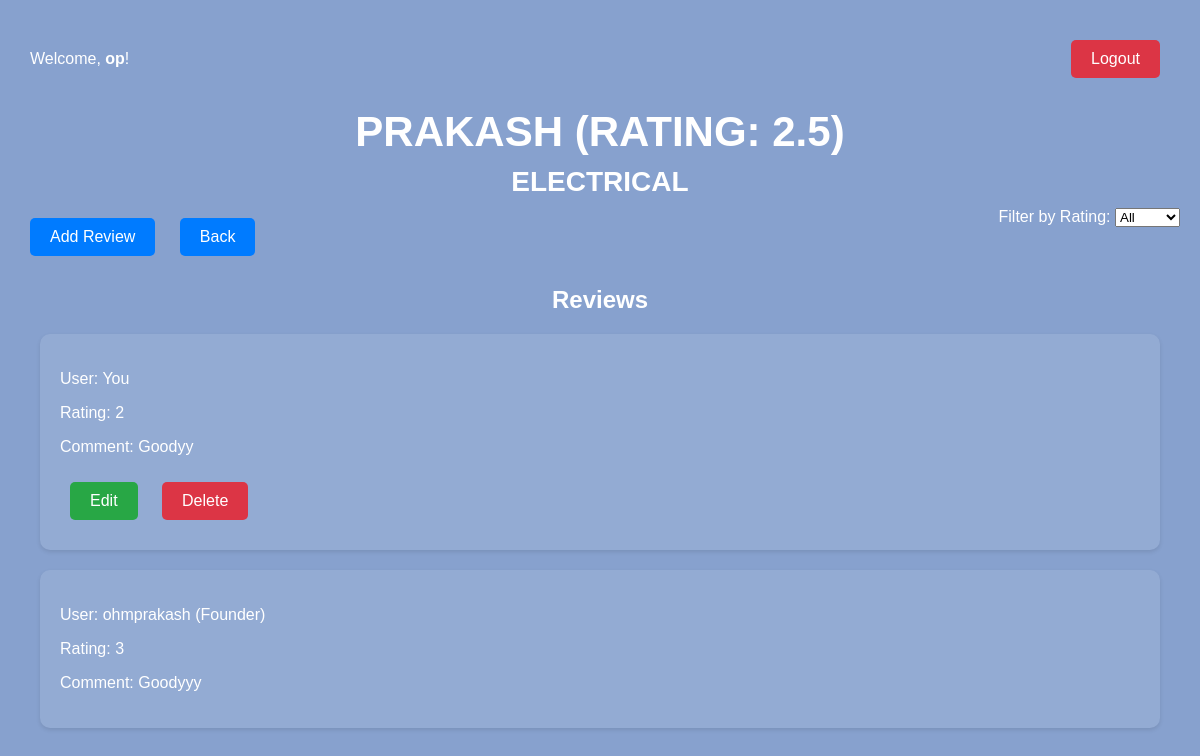
Page /teachers/2/ (signed in) on the committed database.
### reviews/models.py (models this page shows)
class Teacher(models.Model):
    name = models.CharField(max_length=100)
    department = models.CharField(max_length=100)

class Review(models.Model):
    user = models.ForeignKey(User, on_delete=models.CASCADE)
    teacher = models.ForeignKey(Teacher, on_delete=models.CASCADE)
    rating = models.IntegerField()
    comment = models.TextField()
    created_at = models.DateTimeField(auto_now_add=True)

### reviews/views.py (the view)
# urls.py: path('teachers/<int:teacher_id>/', views.teacher_detail, name='teacher_detail'),
@login_required
def teacher_detail(request, teacher_id):
    teacher = Teacher.objects.get(pk=teacher_id)
    reviews = Review.objects.filter(teacher=teacher)
    average_rating = reviews.aggregate(Avg('rating'))['rating__avg']
    return render(request, 'teacher_detail.html', {'teacher': teacher, 'reviews': reviews, 'average_rating': average_rating})

### reviews/templates/teacher_detail.html (shortened to what this page needs)
<!DOCTYPE html>
<html lang="en">
<head>
</head>
<body>
    <div class="header">
        {% if user.is_authenticated %}
            <p>Welcome, <b>{{ user.username }}</b>!</p>
            <a href="{% url 'logout' %}" class="button logout-button">Logout</a>
        {% else %}
            <a href="{% url 'login' %}">Login</a>
        {% endif %}
    </div>
    <h2>{{ teacher.name }} (Rating: {{ average_rating|default:"N/A"|floatformat:"1" }})<br><p class="department">{{ teacher.department }}</p></h2>
    <div style="float: right;">
        <label for="rating-filter">Filter by Rating:</label>
        <select id="rating-filter">
            <option value="all">All</option>
        </select>
    </div>
    <a href="{% url 'add_review' teacher.id %}" class="button">Add Review</a>
    <a href="{% url 'teacher_list' %}" class="button">Back</a>
    <p class="reviews-title">Reviews</p>
    <ul>
        {% for review in reviews %}
            {% if review.user == user %}
                <li class="review" data-rating="{{ review.rating }}">
                    <p>User: You</p>
                    <p>Rating: {{ review.rating }}</p>
                    <p>Comment: {{ review.comment }}</p>
                    <a href="{% url 'edit_review' teacher.id review.id %}" class="button edit-button">Edit</a>
                    <a href="{% url 'delete_review' teacher.id review.id %}" class="button delete-button" onclick="return confirm('Are you sure you want to delete this review?')">Delete</a>
                </li>
            {% endif %}
        {% endfor %}
        {% for review in reviews %}
            {% if review.user != user %}
                <li class="review" data-rating="{{ review.rating }}">
                    <p>User:
                        {% if review.user.is_superuser %}
                            {{ review.user.username }} (Founder)
                        {% else %}
                            {{ review.user.username }}
                        {% endif %}
                    </p>
                    <p>Rating: {{ review.rating }}</p>
                    <p>Comment: {{ review.comment }}</p>
                </li>
            {% endif %}
        {% empty %}
            <p>No reviews available.</p>
        {% endfor %}
    </ul>
</body>
</html>

### reviews/templates/teacher_detail.html (style rules this page uses)
body, ul { margin: 0; padding: 0; font-family: Arial, sans-serif; }
body { background-color: #87A1CE; color: white; max-width: 1200px; margin: 0 auto; padding: 20px; font-family: 'Helvetica', sans-serif; min-height: 100vh; }
div.header { color: white; padding: 10px; display: flex; justify-content: space-between; align-items: center; transition: background 0.3s, transform 0.3s; }
a { color: white; text-decoration: none; margin: 0 10px; transition: color 0.3s; }
a.button { background-color: #007bff; color: #fff; padding: 10px 20px; text-decoration: none; border-radius: 5px; margin: 10px; display: inline-block; transition: background-color 0.3s, transform 0.3s; }
h2 { font-size: 42px; margin: 10px; text-align: center; text-transform: uppercase; color: white; }
ul { list-style: none; margin: 20px; }
li { margin-bottom: 20px; padding: 20px; background: rgba(255, 255, 255, 0.1); border-radius: 10px; box-shadow: 0 2px 4px rgba(0, 0, 0, 0.1); transition: transform 0.3s, box-shadow 0.3s; }
p.department { font-size: 28px; text-align: center; margin: 10px; color: white; }
a.edit-button { background-color: #28a745; color: #fff; }
a.delete-button { background-color: #dc3545; color: #fff; }
a.logout-button { background-color: #dc3545; color: #fff; }
p.reviews-title { font-size: 24px; text-align: center; font-weight: bold; margin: 20px 0; color: white; }

### rows in the picture
Teacher: name "PRAKASH", department "ELECTRICAL"
Review: rating "2", comment "Goodyy"
Review: user.username "ohmprakash", rating "3", comment "Goodyyy"

### other values in the picture
{{ user.username }} "op"
{{ average_rating|default:"N/A"|floatformat:"1" }} "2.5"
